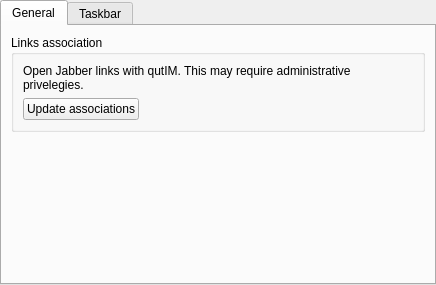
<?xml version="1.0" encoding="UTF-8"?>
<ui version="4.0">
 <class>WSettingsForm</class>
 <widget class="QWidget" name="WSettingsForm">
  <property name="geometry">
   <rect>
    <x>0</x>
    <y>0</y>
    <width>436</width>
    <height>285</height>
   </rect>
  </property>
  <property name="windowTitle">
   <string>Form</string>
  </property>
  <property name="locale">
   <locale language="English" country="UnitedStates"/>
  </property>
  <layout class="QHBoxLayout" name="horizontalLayout">
   <property name="margin">
    <number>0</number>
   </property>
   <item>
    <widget class="QTabWidget" name="tabWidget">
     <property name="locale">
      <locale language="English" country="UnitedStates"/>
     </property>
     <property name="currentIndex">
      <number>0</number>
     </property>
     <widget class="QWidget" name="tabGereral">
      <attribute name="title">
       <string>General</string>
      </attribute>
      <layout class="QVBoxLayout" name="verticalLayout_4">
       <item>
        <widget class="QGroupBox" name="groupBox_4">
         <property name="title">
          <string>Links association</string>
         </property>
         <layout class="QVBoxLayout" name="verticalLayout_5">
          <item>
           <widget class="QLabel" name="label">
            <property name="text">
             <string>Open Jabber links with qutIM. This may require administrative privelegies.</string>
            </property>
            <property name="wordWrap">
             <bool>true</bool>
            </property>
           </widget>
          </item>
          <item>
           <layout class="QHBoxLayout" name="horizontalLayout_2">
            <item>
             <widget class="QPushButton" name="updateAssocs">
              <property name="font">
               <font>
                <kerning>true</kerning>
               </font>
              </property>
              <property name="styleSheet">
               <string notr="true"/>
              </property>
              <property name="text">
               <string>Update associations</string>
              </property>
             </widget>
            </item>
            <item>
             <spacer name="horizontalSpacer">
              <property name="orientation">
               <enum>Qt::Horizontal</enum>
              </property>
              <property name="sizeHint" stdset="0">
               <size>
                <width>40</width>
                <height>20</height>
               </size>
              </property>
             </spacer>
            </item>
           </layout>
          </item>
         </layout>
        </widget>
       </item>
       <item>
        <spacer name="verticalSpacer_3">
         <property name="orientation">
          <enum>Qt::Vertical</enum>
         </property>
         <property name="sizeHint" stdset="0">
          <size>
           <width>20</width>
           <height>40</height>
          </size>
         </property>
        </spacer>
       </item>
      </layout>
     </widget>
     <widget class="QWidget" name="tabTaskbar">
      <attribute name="title">
       <string>Taskbar</string>
      </attribute>
      <layout class="QVBoxLayout" name="verticalLayout_3">
       <item>
        <widget class="QGroupBox" name="groupBox">
         <property name="title">
          <string>Overlay Icon</string>
         </property>
         <layout class="QVBoxLayout" name="verticalLayout">
          <item>
           <widget class="QCheckBox" name="cb_oi_enabled">
            <property name="text">
             <string>Enabled</string>
            </property>
           </widget>
          </item>
          <item>
           <widget class="QCheckBox" name="cb_oi_showNewMsgNumber">
            <property name="styleSheet">
             <string notr="true"/>
            </property>
            <property name="text">
             <string>Show new messages number</string>
            </property>
           </widget>
          </item>
          <item>
           <widget class="QCheckBox" name="cb_oi_addNewConfMsgNumber">
            <property name="styleSheet">
             <string notr="true"/>
            </property>
            <property name="text">
             <string>Add new conference messages number</string>
            </property>
           </widget>
          </item>
         </layout>
        </widget>
       </item>
       <item>
        <widget class="QGroupBox" name="groupBox_2">
         <property name="title">
          <string>Thumbnails</string>
         </property>
         <layout class="QVBoxLayout" name="verticalLayout_2">
          <item>
           <widget class="QCheckBox" name="cb_tt_enabled">
            <property name="text">
             <string>Enabled</string>
            </property>
           </widget>
          </item>
          <item>
           <widget class="QCheckBox" name="cb_tt_showNewMsgNumber">
            <property name="styleSheet">
             <string notr="true"/>
            </property>
            <property name="text">
             <string>Show new messages number</string>
            </property>
           </widget>
          </item>
         </layout>
        </widget>
       </item>
       <item>
        <spacer name="verticalSpacer">
         <property name="orientation">
          <enum>Qt::Vertical</enum>
         </property>
         <property name="sizeHint" stdset="0">
          <size>
           <width>20</width>
           <height>40</height>
          </size>
         </property>
        </spacer>
       </item>
      </layout>
     </widget>
    </widget>
   </item>
  </layout>
 </widget>
 <resources/>
 <connections/>
</ui>
